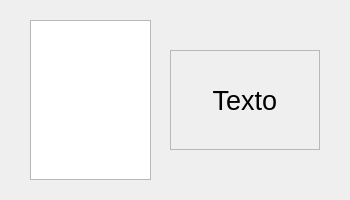
<?xml version="1.0" encoding="UTF-8"?>
<ui version="4.0">
 <class>MainWindow</class>
 <widget class="QMainWindow" name="MainWindow">
  <property name="geometry">
   <rect>
    <x>0</x>
    <y>0</y>
    <width>350</width>
    <height>200</height>
   </rect>
  </property>
  <property name="windowTitle">
   <string>MainWindow</string>
  </property>
  <property name="autoFillBackground">
   <bool>false</bool>
  </property>
  <widget class="QWidget" name="centralwidget">
   <widget class="QListWidget" name="colorList">
    <property name="geometry">
     <rect>
      <x>30</x>
      <y>20</y>
      <width>121</width>
      <height>160</height>
     </rect>
    </property>
    <property name="font">
     <font>
      <pointsize>13</pointsize>
     </font>
    </property>
   </widget>
   <widget class="QFrame" name="colorFrame">
    <property name="geometry">
     <rect>
      <x>170</x>
      <y>50</y>
      <width>150</width>
      <height>100</height>
     </rect>
    </property>
    <property name="frameShape">
     <enum>QFrame::Shape::StyledPanel</enum>
    </property>
    <property name="frameShadow">
     <enum>QFrame::Shadow::Raised</enum>
    </property>
    <layout class="QHBoxLayout" name="horizontalLayout">
     <property name="leftMargin">
      <number>5</number>
     </property>
     <property name="topMargin">
      <number>5</number>
     </property>
     <property name="rightMargin">
      <number>5</number>
     </property>
     <property name="bottomMargin">
      <number>5</number>
     </property>
     <item>
      <widget class="QLabel" name="colorLabel">
       <property name="font">
        <font>
         <pointsize>20</pointsize>
        </font>
       </property>
       <property name="text">
        <string>Texto</string>
       </property>
       <property name="alignment">
        <set>Qt::AlignmentFlag::AlignCenter</set>
       </property>
      </widget>
     </item>
    </layout>
   </widget>
  </widget>
 </widget>
 <resources/>
 <connections/>
</ui>
